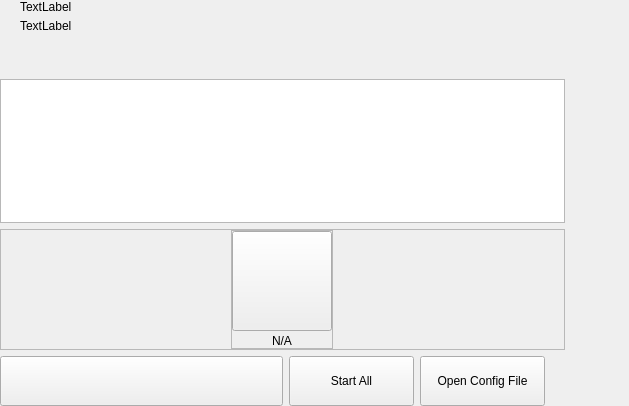
<?xml version="1.0" encoding="UTF-8"?>
<ui version="4.0">
 <class>MasterNodesWidget</class>
 <widget class="QWidget" name="MasterNodesWidget">
  <property name="geometry">
   <rect>
    <x>0</x>
    <y>0</y>
    <width>629</width>
    <height>406</height>
   </rect>
  </property>
  <property name="windowTitle">
   <string>Form</string>
  </property>
  <layout class="QHBoxLayout" name="horizontalLayout_2" stretch="2,1">
   <property name="spacing">
    <number>0</number>
   </property>
   <property name="leftMargin">
    <number>0</number>
   </property>
   <property name="topMargin">
    <number>0</number>
   </property>
   <property name="rightMargin">
    <number>0</number>
   </property>
   <property name="bottomMargin">
    <number>0</number>
   </property>
   <item>
    <widget class="QWidget" name="left" native="true">
     <layout class="QVBoxLayout" name="verticalLayout_3">
      <property name="leftMargin">
       <number>0</number>
      </property>
      <property name="topMargin">
       <number>0</number>
      </property>
      <property name="rightMargin">
       <number>0</number>
      </property>
      <property name="bottomMargin">
       <number>0</number>
      </property>
      <item>
       <layout class="QVBoxLayout" name="verticalLayout_2">
        <property name="spacing">
         <number>6</number>
        </property>
        <item>
         <layout class="QHBoxLayout" name="horizontalLayout_3">
          <property name="spacing">
           <number>0</number>
          </property>
          <property name="leftMargin">
           <number>20</number>
          </property>
          <item>
           <layout class="QVBoxLayout" name="verticalLayout_8">
            <property name="spacing">
             <number>5</number>
            </property>
            <item>
             <widget class="QLabel" name="labelTitle">
              <property name="text">
               <string>TextLabel</string>
              </property>
             </widget>
            </item>
            <item alignment="Qt::AlignTop">
             <widget class="QLabel" name="labelSubtitle1">
              <property name="text">
               <string>TextLabel</string>
              </property>
             </widget>
            </item>
           </layout>
          </item>
          <item>
           <spacer name="horizontalSpacer">
            <property name="orientation">
             <enum>Qt::Horizontal</enum>
            </property>
            <property name="sizeHint" stdset="0">
             <size>
              <width>40</width>
              <height>20</height>
             </size>
            </property>
           </spacer>
          </item>
         </layout>
        </item>
        <item>
         <spacer name="verticalSpacer_2">
          <property name="orientation">
           <enum>Qt::Vertical</enum>
          </property>
          <property name="sizeType">
           <enum>QSizePolicy::Fixed</enum>
          </property>
          <property name="sizeHint" stdset="0">
           <size>
            <width>20</width>
            <height>40</height>
           </size>
          </property>
         </spacer>
        </item>
        <item>
         <layout class="QVBoxLayout" name="verticalLayout_6"/>
        </item>
        <item>
         <widget class="QListView" name="listMn">
          <property name="mouseTracking">
           <bool>true</bool>
          </property>
         </widget>
        </item>
        <item>
         <widget class="QFrame" name="emptyContainer">
          <property name="minimumSize">
           <size>
            <width>0</width>
            <height>100</height>
           </size>
          </property>
          <property name="frameShape">
           <enum>QFrame::StyledPanel</enum>
          </property>
          <property name="frameShadow">
           <enum>QFrame::Raised</enum>
          </property>
          <layout class="QVBoxLayout" name="verticalLayout_7" stretch="1,8">
           <property name="spacing">
            <number>0</number>
           </property>
           <property name="leftMargin">
            <number>0</number>
           </property>
           <property name="topMargin">
            <number>0</number>
           </property>
           <property name="rightMargin">
            <number>0</number>
           </property>
           <property name="bottomMargin">
            <number>0</number>
           </property>
           <item>
            <spacer name="verticalSpacer">
             <property name="orientation">
              <enum>Qt::Vertical</enum>
             </property>
             <property name="sizeHint" stdset="0">
              <size>
               <width>20</width>
               <height>20</height>
              </size>
             </property>
            </spacer>
           </item>
           <item alignment="Qt::AlignHCenter|Qt::AlignVCenter">
            <widget class="QFrame" name="emptyScreen">
             <property name="sizePolicy">
              <sizepolicy hsizetype="Expanding" vsizetype="Expanding">
               <horstretch>0</horstretch>
               <verstretch>0</verstretch>
              </sizepolicy>
             </property>
             <property name="frameShape">
              <enum>QFrame::StyledPanel</enum>
             </property>
             <property name="frameShadow">
              <enum>QFrame::Raised</enum>
             </property>
             <layout class="QVBoxLayout" name="verticalLayout">
              <property name="spacing">
               <number>30</number>
              </property>
              <property name="leftMargin">
               <number>0</number>
              </property>
              <property name="topMargin">
               <number>0</number>
              </property>
              <property name="rightMargin">
               <number>0</number>
              </property>
              <property name="bottomMargin">
               <number>0</number>
              </property>
              <item alignment="Qt::AlignHCenter|Qt::AlignVCenter">
               <widget class="QPushButton" name="pushImgEmpty">
                <property name="minimumSize">
                 <size>
                  <width>100</width>
                  <height>100</height>
                 </size>
                </property>
                <property name="maximumSize">
                 <size>
                  <width>100</width>
                  <height>100</height>
                 </size>
                </property>
                <property name="focusPolicy">
                 <enum>Qt::NoFocus</enum>
                </property>
                <property name="text">
                 <string/>
                </property>
                <property name="iconSize">
                 <size>
                  <width>100</width>
                  <height>100</height>
                 </size>
                </property>
               </widget>
              </item>
              <item alignment="Qt::AlignHCenter|Qt::AlignVCenter">
               <widget class="QLabel" name="labelEmpty">
                <property name="styleSheet">
                 <string notr="true"/>
                </property>
                <property name="text">
                 <string>N/A</string>
                </property>
                <property name="alignment">
                 <set>Qt::AlignCenter</set>
                </property>
               </widget>
              </item>
             </layout>
            </widget>
           </item>
          </layout>
         </widget>
        </item>
        <item>
         <layout class="QHBoxLayout" name="horizontalLayout_7">
          <property name="rightMargin">
           <number>20</number>
          </property>
          <item>
           <spacer name="horizontalSpacer_5">
            <property name="orientation">
             <enum>Qt::Horizontal</enum>
            </property>
            <property name="sizeType">
             <enum>QSizePolicy::Expanding</enum>
            </property>
            <property name="sizeHint" stdset="0">
             <size>
              <width>40</width>
              <height>20</height>
             </size>
            </property>
           </spacer>
          </item>
          <item>
           <widget class="QPushButton" name="pushButtonSave">
            <property name="minimumSize">
             <size>
              <width>283</width>
              <height>50</height>
             </size>
            </property>
            <property name="maximumSize">
             <size>
              <width>283</width>
              <height>50</height>
             </size>
            </property>
            <property name="focusPolicy">
             <enum>Qt::NoFocus</enum>
            </property>
            <property name="text">
             <string/>
            </property>
           </widget>
          </item>
          <item>
           <widget class="QPushButton" name="pushButtonStartAll">
            <property name="minimumSize">
             <size>
              <width>125</width>
              <height>50</height>
             </size>
            </property>
            <property name="text">
             <string>Start All</string>
            </property>
           </widget>
          </item>
          <item>
           <widget class="QPushButton" name="pushButtonOpenConfig">
            <property name="minimumSize">
             <size>
              <width>125</width>
              <height>50</height>
             </size>
            </property>
            <property name="text">
             <string>Open Config File</string>
            </property>
           </widget>
          </item>
         </layout>
        </item>
       </layout>
      </item>
     </layout>
    </widget>
   </item>
   <item>
    <widget class="QWidget" name="right" native="true">
     <layout class="QVBoxLayout" name="verticalLayout_5">
      <property name="leftMargin">
       <number>0</number>
      </property>
      <property name="topMargin">
       <number>0</number>
      </property>
      <property name="rightMargin">
       <number>0</number>
      </property>
      <property name="bottomMargin">
       <number>0</number>
      </property>
      <item>
       <layout class="QVBoxLayout" name="verticalLayout_4">
        <property name="spacing">
         <number>6</number>
        </property>
        <item>
         <widget class="OptionButton" name="btnAbout" native="true">
          <property name="minimumSize">
           <size>
            <width>0</width>
            <height>50</height>
           </size>
          </property>
         </widget>
        </item>
        <item>
         <widget class="OptionButton" name="btnAboutController" native="true">
          <property name="minimumSize">
           <size>
            <width>0</width>
            <height>50</height>
           </size>
          </property>
         </widget>
        </item>
        <item>
         <spacer name="verticalSpacer_5">
          <property name="orientation">
           <enum>Qt::Vertical</enum>
          </property>
          <property name="sizeHint" stdset="0">
           <size>
            <width>20</width>
            <height>40</height>
           </size>
          </property>
         </spacer>
        </item>
       </layout>
      </item>
     </layout>
    </widget>
   </item>
  </layout>
 </widget>
 <customwidgets>
  <customwidget>
   <class>OptionButton</class>
   <extends>QWidget</extends>
   <header>qt/schillingcoin/optionbutton.h</header>
   <container>1</container>
  </customwidget>
 </customwidgets>
 <resources/>
 <connections/>
</ui>
